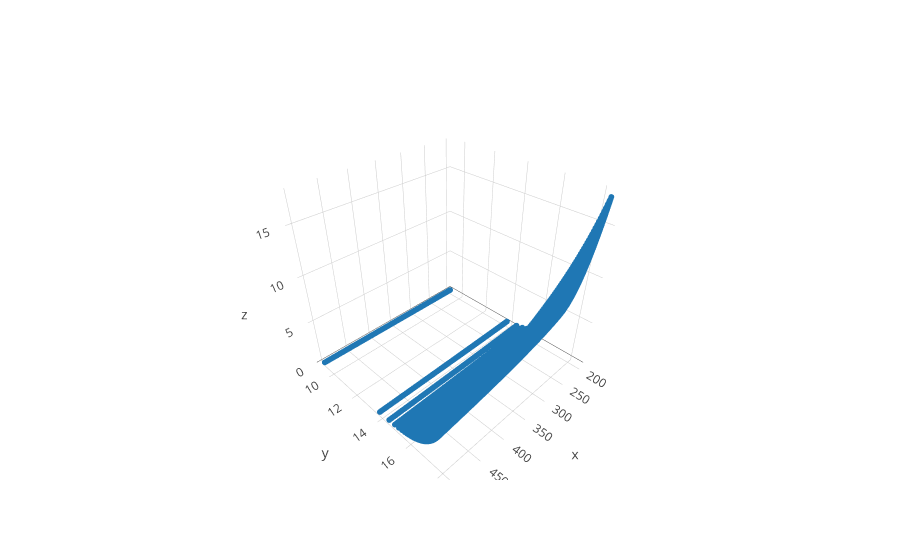

The notebook cell saved with this chart:
### Code cell
py.iplot(fig)

### Figure 1 — Plotly figure (JSON) as saved in the notebook; plotly's stock layout.template omitted (floating-point values rounded to 4 significant figures; data arrays with more than 128 entries replaced by an {"elided": "..."} marker saying what was removed)
{"data": [{"marker": {"size": 2}, "mode": "markers", "surfacecolor": "green", "type": "scatter3d", "uid": "0bba5322-7d8f-44d2-967d-12931fd4fc59", "x": {"elided": "10000 float values"}, "y": {"elided": "10000 float values"}, "z": {"elided": "10000 float values"}}], "layout": {"autosize": true, "scene": {"aspectmode": "auto", "aspectratio": {"x": 1, "y": 1, "z": 1}}}}
